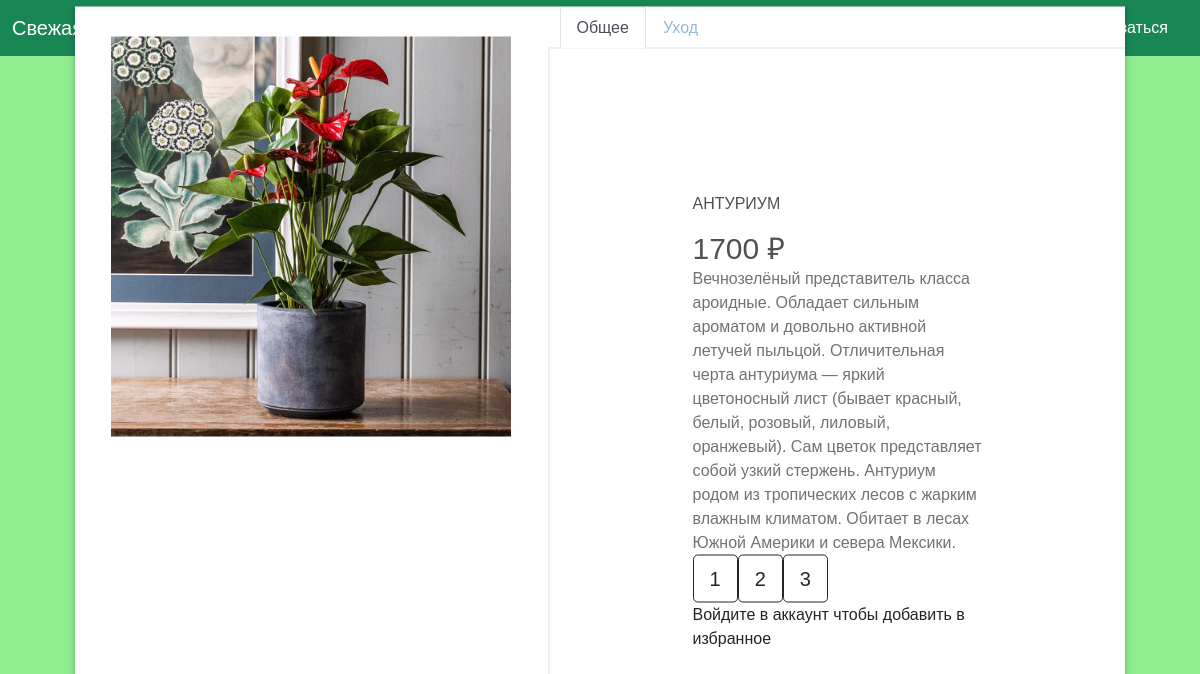
Screenshot of /info/Антуриум with the database file from the repository.
### data/flowers.py (models this page shows, shortened)
class Flowers(SqlAlchemyBase):
    __tablename__ = 'flowers'
    id = sqlalchemy.Column(sqlalchemy.Integer,
                           primary_key=True, autoincrement=True)
    name = sqlalchemy.Column(sqlalchemy.String, nullable=False)
    links = sqlalchemy.Column(sqlalchemy.String, nullable=True)
    about = sqlalchemy.Column(sqlalchemy.String, nullable=False)
    png = sqlalchemy.Column(sqlalchemy.String, nullable=False)
    mid_price = sqlalchemy.Column(sqlalchemy.Integer, nullable=False)

### main.py (the view)
@app.route('/info/<title>')
def info(title):
    n = None
    if current_user.is_authenticated:
        n = db_sess.query(User).filter(User.id == current_user.id).first()
    flow = db_sess.query(Flowers).filter(Flowers.name == title).first()
    inf = (flow.name, flow.about, flow.mid_price, flow.links, flow.png)
    if bool(n) and bool(n.flowers):
        return render_template('info.html',
                               item=inf, wish=flow.name in n.flowers, title=f'{flow.name}')
    return render_template('info.html', item=inf, wish=False, title=f'{flow.name}')

### templates/info.html
{% extends "base.html" %}
{% block content %}
  <div class="sas" xmlns="http://www.w3.org/1999/html">
    <div class="photo">
      <img src="{{url_for('static', filename='img/' + item[4])}}">
    </div>
      <ul class="nav nav-tabs" id="myTab" role="tablist">
        <li class="nav-item">
            <a class="nav-link active" id="home-tab" data-toggle="tab" href="/info/{{item[0]}}" role="tab" aria-controls="home" aria-selected="true">Общее</a>
        </li>
        <li class="nav-item">
            <a class="nav-link" id="profile-tab" data-toggle="tab" href="/info_uh/{{item[0]}}" role="tab" aria-controls="profile" aria-selected="false">Уход</a>
        </li>
      </ul>
    <div class="description">
      <h2>{{item[0]}}</h2>
      <h1>{{item[2]}} ₽</h1>
      <p>{{item[1]}}</p>
      <div class="btn-toolbar" role="toolbar" aria-label="Toolbar with button groups">
        <div class="btn-group" role="group" aria-label="First group">
       {%for n in item[3].split('+')%}
      <form action={{n}}>
        <button class="btn btn-outline-dark btn-lg">{{item[3].split('+').index(n) + 1}}</button>
      </form>
      <br>
      {% endfor %}
        </div>
      {% if current_user.is_authenticated %}
          {% if wish %}
            <a href="/del_wish/{{item[0]}}">
                  <button class="but">Убрать из избранного</button>
            </a>
          {% else %}
            <a href="/add_wish/{{item[0]}}">
              <button class="but">Добавить в избранное</button>
            </a>
      {% endif %}
      {% else %}
        <label> Войдите в аккаунт чтобы добавить в избранное</label>
      {% endif %}
    </div>
  </div>
{% endblock %}

### static/css/style.css (style rules this page uses)
* { box-sizing: border-box }
body { font-family: Verdana, sans-serif; margin:0 }
img { vertical-align: middle; }
.active, .dot:hover { background-color: #fffff; }
* { box-sizing: border-box; }
a { position: relative; left: 12px; }
p { display:inline; width:auto; }
html { background-color: #fffff; }
body { font-family: "Poppins", sans-serif; height: 100vh; background-color: #90EE90; }
a { color: #92badd; display:inline-block; text-decoration: none; font-weight: 400; }
h2 { text-align: center; font-size: 16px; font-weight: 600; text-transform: uppercase; display:inline-block; margin: 40px 8px 10px 8px; color: #cccccc; }

### rows the page displays
Flowers: png (picture), name "АНТУРИУМ", mid_price "1700", about "Вечнозелёный представитель класса ароидные. Обладает сильным ароматом и довольно активной летучей пыльцой. Отличительная черта антуриума — яркий цветоносный лист (бывает красный, белый, розовый, лиловый, оранжевый). Сам цветок представляет собой узкий стержень. Антуриум родом из тропических лесов с жарким влажным климатом. Обитает в лесах Южной Америки и севера Мексики.", links "1" "2" "3"
